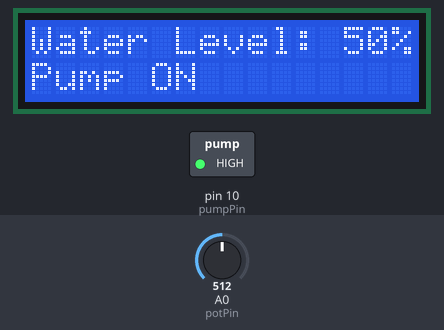
The sketch below on a simulated Arduino Uno, built with avr-gcc and run on an emulated ATmega328P. Parts: 16×2 character LCD, switched loads named in the sketch (green lamp = pin HIGH). Inputs (shaded band) come from the test bench; at power-on: A0 (potPin) = 512.

Above: at 1.2 s.
1.3 s: A0 (potPin) set to 1009
At 2.6 s:
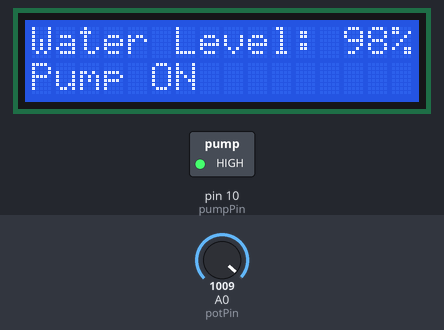
3.0 s: A0 (potPin) set to 1023
At 4.3 s:
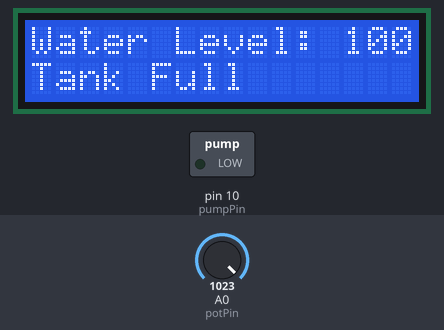
4.6 s: A0 (potPin) set to 900
At 5.2 s:
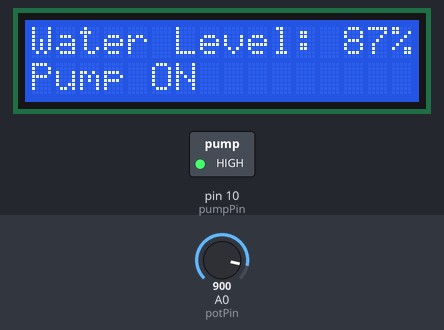
6.1 s: A0 (potPin) set to 1023
At 7.1 s:
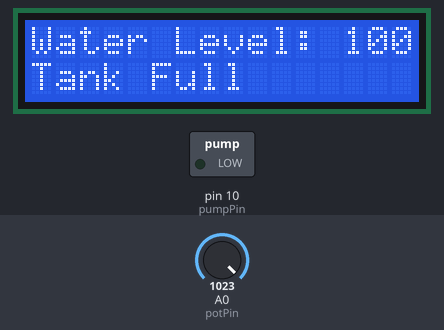
Timing chart, 0 to 9.1 s (numbered marks = the images above; inputs shaded):
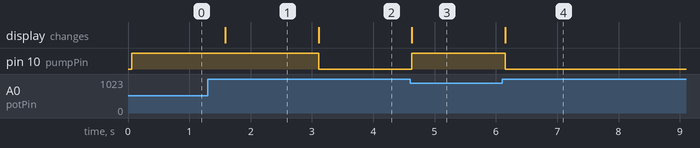

Measured:
- the behaviour switches between 1022 and 1023 on A0 (potPin) (found by bisection; images 1 and 2)
- after the input at 1.3 s, the display: changes after 0.29 s (image 1)
- after the input at 3.0 s, pin 10 (pumpPin): HIGH → LOW after 0.11 s; the display: changes after 0.11 s (image 2)
- after the input at 4.6 s, pin 10 (pumpPin): LOW → HIGH at once; the display: changes at once (image 3)
- after the input at 6.1 s, pin 10 (pumpPin): HIGH → LOW after 0.05 s; the display: changes after 0.05 s (image 4)

The sketch:

ece249_proj.ino
```cpp
#include <LiquidCrystal.h>

// Initialize the LiquidCrystal library with the pins connected to the LCD
LiquidCrystal lcd(12, 11, 5, 4, 3, 2);

// Define the pin for the potentiometer
const int potPin = A0; // Pin connected to the potentiometer
const int pumpPin = 10; // Pin connected to the pump relay or control circuit

void setup() {
    lcd.begin(16, 2); // Set up the LCD's number of columns and rows
    pinMode(pumpPin, OUTPUT); // Set pumpPin as an output
    digitalWrite(pumpPin, HIGH); // Turn off the pump initially
}

void loop() {
    int waterLevel = analogRead(potPin); // Read the potentiometer value
    int levelPercentage = map(waterLevel, 0, 1023, 0, 100); // Map to percentage

    // Display water level percentage on LCD
    lcd.clear(); // Clear the LCD screen
    lcd.setCursor(0, 0); // Set cursor to the first row
    lcd.print("Water Level: ");
    lcd.print(levelPercentage);
    lcd.print("%");

    // Check if water level is 100%
    if (levelPercentage >= 100) { // Check for tank full condition
        lcd.setCursor(0, 1); // Move to the second row
        lcd.print("Tank Full     "); // Add spaces to clear previous text
        digitalWrite(pumpPin, LOW); // Turn off the pump
    } else {
        lcd.setCursor(0, 1); // Move to the second row
        lcd.print("Pump ON       "); // Add spaces to clear previous text
        digitalWrite(pumpPin, HIGH); // Turn on the pump
    }

    delay(500); // Delay for a short period
}
```
